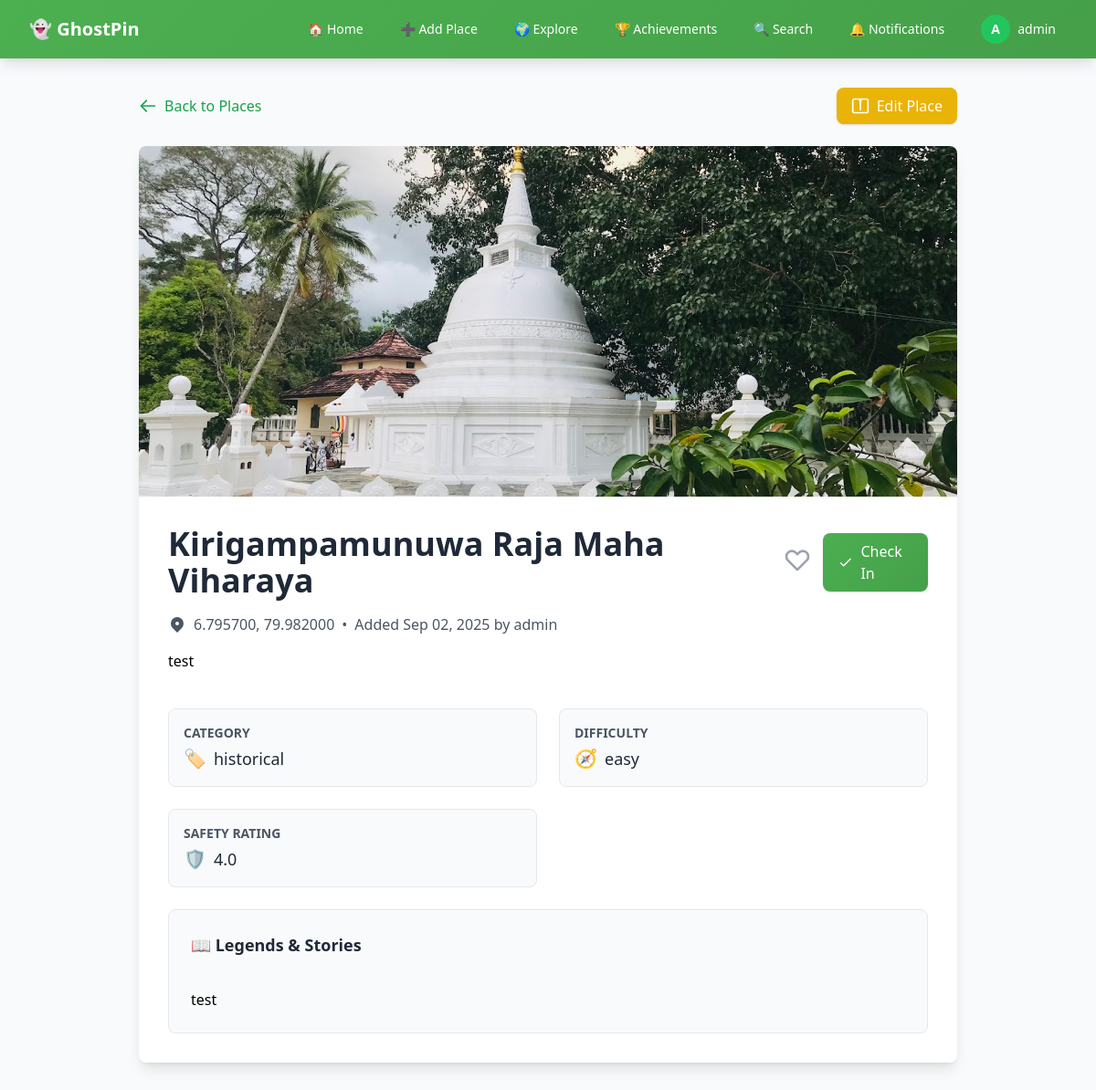
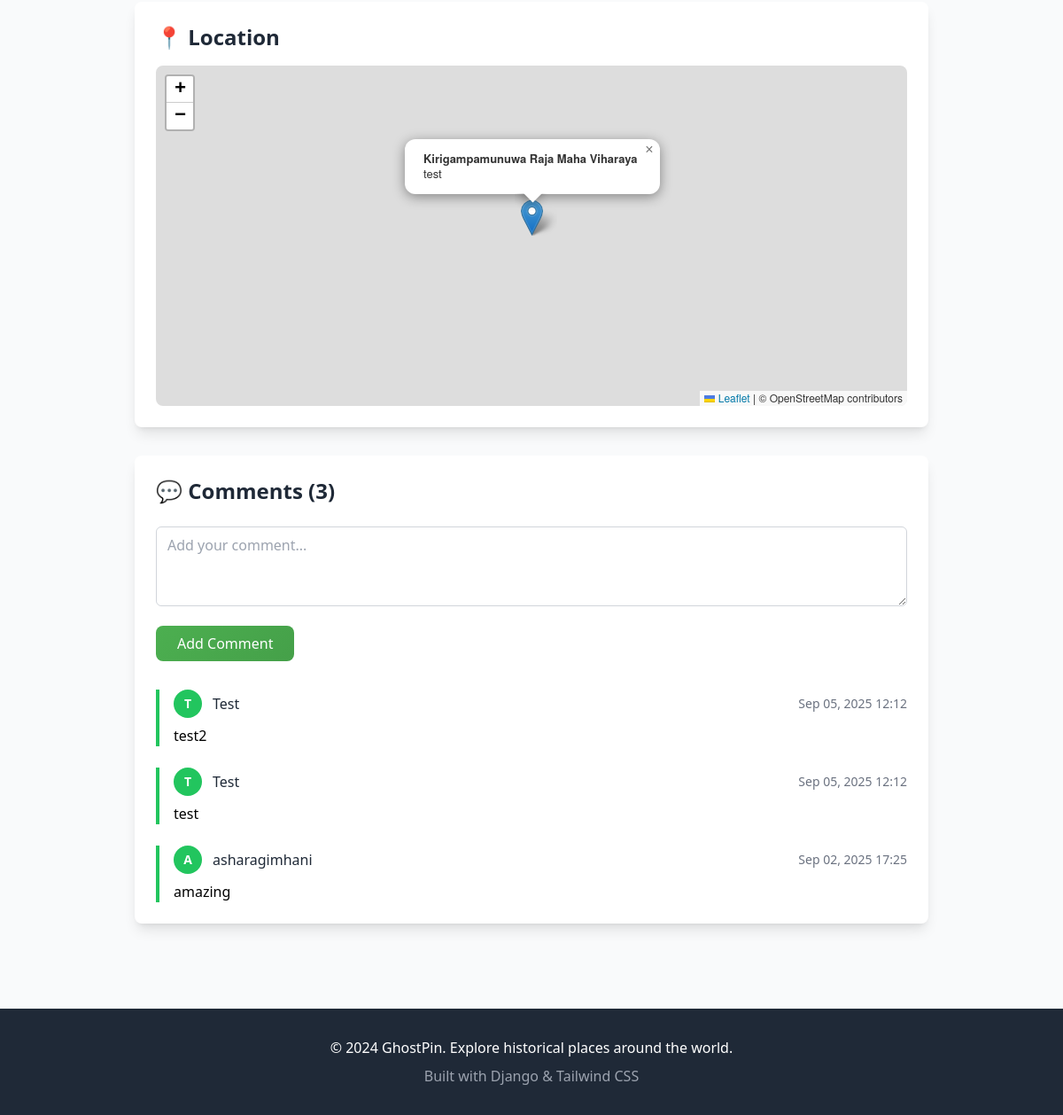
/place/1/ (signed in), run on the app's committed database (2 pictures, top to bottom).
### places/models.py (models this page shows, shortened)
class Place(models.Model):
    STATUS_CHOICES = [
        ('pending', 'Pending'),
        ('approved', 'Approved'),
        ('rejected', 'Rejected'),
    ]
    CATEGORY_CHOICES = [
        ('historical', 'Historical'),
        ('natural', 'Natural'),
        ('urban', 'Urban'),
        ('mysterious', 'Mysterious'),
        ('other', 'Other'),
    ]
    DIFFICULTY_CHOICES = [
        ('easy', 'Easy'),
        ('moderate', 'Moderate'),
        ('challenging', 'Challenging'),
    ]
    SAFETY_CHOICES = [
        (1, '⭐ Very Unsafe'),
        (2, '⭐⭐ Unsafe'),
        (3, '⭐⭐⭐ Neutral'),
        (4, '⭐⭐⭐⭐ Safe'),
        (5, '⭐⭐⭐⭐⭐ Very Safe'),
    ]
    name = models.CharField(max_length=200)
    description = models.TextField()
    legends_stories = models.TextField(blank=True)
    latitude = models.FloatField()
    longitude = models.FloatField()
    image = models.ImageField(upload_to='places/', null=True, blank=True)
    category = models.CharField(max_length=50, choices=CATEGORY_CHOICES, default='other')
    category_icon = models.CharField(max_length=50, default='📍')
    difficulty = models.CharField(max_length=20, choices=DIFFICULTY_CHOICES, default='easy')
    accessibility_info = models.TextField(blank=True)
    best_time_to_visit = models.CharField(max_length=100, blank=True)
    safety_rating = models.IntegerField(choices=SAFETY_CHOICES, default=3)
    created_by = models.ForeignKey(User, on_delete=models.CASCADE)
    status = models.CharField(max_length=20, choices=STATUS_CHOICES, default='pending')
    approval_votes = models.IntegerField(default=0)
    rejection_votes = models.IntegerField(default=0)
    visit_count = models.IntegerField(default=0)
    created_at = models.DateTimeField(auto_now_add=True)
    updated_at = models.DateTimeField(auto_now=True)
    class Meta:
        ordering = ['-created_at']

class Comment(models.Model):
    user = models.ForeignKey(User, on_delete=models.CASCADE)
    place = models.ForeignKey(Place, on_delete=models.CASCADE, related_name='comments')
    parent = models.ForeignKey('self', on_delete=models.CASCADE, null=True, blank=True, related_name='replies')
    text = models.TextField()
    votes = models.IntegerField(default=0)
    rating = models.IntegerField(
        validators=[MinValueValidator(1), MaxValueValidator(5)],
        null=True, blank=True
    )
    created_at = models.DateTimeField(auto_now_add=True)
    class Meta:
        ordering = ['-created_at']

### places/views.py (the view, shortened to what this page needs)
# urls.py: path('place/<int:pk>/', views.place_detail, name='place_detail'),
def place_detail(request, pk):
    place = get_object_or_404(Place, pk=pk)
    if place.status != 'approved' and place.created_by != request.user:
        if not request.user.is_staff:
            messages.error(request, 'This place is not available.')
            return redirect('home')
    place.visit_count += 1
    place.save(update_fields=['visit_count'])
    comments = place.comments.filter(parent=None).prefetch_related('replies')
    place_images = place.images.all()
    audio_guides = place.audio_guides.filter(is_approved=True)
    is_favorited = False
    user_checkin = None
    if request.user.is_authenticated:
        is_favorited = Favorite.objects.filter(user=request.user, place=place).exists()
        user_checkin = CheckIn.objects.filter(user=request.user, place=place).first()
    comment_form = CommentForm()
    context = {
        'place': place,
        'comments': comments,
        'comment_form': comment_form,
        'place_images': place_images,
        'audio_guides': audio_guides,
        'is_favorited': is_favorited,
        'user_checkin': user_checkin,
    }
    return render(request, 'place_detail.html', context)

### templates/place_detail.html (shortened to what this page needs)
{% extends 'base.html' %}
{% block content %}
<div class="max-w-4xl mx-auto">
    <div class="mb-6 flex items-center justify-between">
    <a href="{% url 'home' %}" class="inline-flex items-center text-green-600 hover:text-green-700 font-medium">
        <svg class="w-5 h-5 mr-2" fill="none" stroke="currentColor" viewBox="0 0 24 24">
            <path stroke-linecap="round" stroke-linejoin="round" stroke-width="2"
                  d="M10 19l-7-7m0 0l7-7m-7 7h18"></path>
        </svg>
        Back to Places
    </a>
    {% if user == place.created_by or user.is_staff %}
        <a href="{% url 'edit_place' place.pk %}"
           class="inline-flex items-center px-4 py-2 rounded-lg bg-yellow-500 hover:bg-yellow-600 text-white font-medium shadow transition-colors">
            <svg xmlns="http://www.w3.org/2000/svg"
                 class="w-5 h-5 mr-2" fill="none" viewBox="0 0 24 24" stroke="currentColor">
                <path stroke-linecap="round" stroke-linejoin="round" stroke-width="2"
                      d="M11 5h2m-1 0v12m9 4H4a2 2 0 01-2-2V5a2 2 0
                         012-2h16a2 2 0 012 2v14a2 2 0
                         01-2 2z" />
            </svg>
            Edit Place
        </a>
    {% endif %}
</div>
    <div class="bg-white rounded-lg shadow-lg overflow-hidden mb-8">
        {% if place.image %}
            <img src="{{ place.image.url }}" alt="{{ place.name }}" class="w-full h-64 md:h-96 object-cover">
        {% else %}
            <div class="w-full h-64 md:h-96 bg-gradient-to-br from-green-400 to-green-600 flex items-center justify-center">
                <span class="text-white text-8xl">🏛️</span>
            </div>
        {% endif %}
        <div class="p-6 md:p-8">
            <div class="flex flex-col md:flex-row md:items-center md:justify-between mb-4">
                <h1 class="text-3xl md:text-4xl font-bold text-gray-800 mb-2 md:mb-0">
                    {{ place.name }}
                </h1>
                <div class="flex items-center space-x-3">
                    {% if user.is_authenticated %}
                        <form method="post" action="{% url 'toggle_favorite' place.pk %}">
                            <button type="submit" class="focus:outline-none">
                            </button>
                        </form>
                            <a href="{% url 'check_in' place.pk %}"
                            class="btn-primary flex items-center space-x-2 px-4 py-2 rounded-lg text-white font-medium shadow hover:bg-green-600 transition-colors">
                                <svg xmlns="http://www.w3.org/2000/svg"
                                    class="h-5 w-5" fill="none" viewBox="0 0 24 24" stroke="currentColor">
                                    <path stroke-linecap="round" stroke-linejoin="round" stroke-width="2"
                                        d="M5 13l4 4L19 7" />
                                </svg>
                                <span>Check In</span>
                            </a>
                    {% endif %}
                </div>
            </div>
            <div class="flex items-center text-gray-600 mb-4">
                <svg class="w-5 h-5 mr-2" fill="currentColor" viewBox="0 0 20 20">
                    <path fill-rule="evenodd" d="M5.05 4.05a7 7 0 119.9 9.9L10 18.9l-4.95-4.95a7 7 0 010-9.9zM10 11a2 2 0 100-4 2 2 0 000 4z" clip-rule="evenodd"></path>
                </svg>
                <span>{{ place.latitude|floatformat:6 }}, {{ place.longitude|floatformat:6 }}</span>
                <span class="mx-2">•</span>
                <span>Added {{ place.created_at|date:"M d, Y" }} by {{ place.created_by.username }}</span>
            </div>
            <p class="text-gray-700 text-lg leading-relaxed">
                {{ place.description|linebreaks }}
            </p>
            <div class="mt-10 grid grid-cols-1 md:grid-cols-2 gap-6">
                {% if place.category %}
                <div class="bg-gray-50 rounded-lg p-4 border border-gray-200">
                    <h3 class="text-sm font-semibold text-gray-600 uppercase mb-1">Category</h3>
                    <div class="text-lg font-medium text-gray-800 flex items-center">
                        <span class="text-xl mr-2">🏷️</span>{{ place.category }}
                    </div>
                </div>
                {% endif %}
                {% if place.difficulty %}
                <div class="bg-gray-50 rounded-lg p-4 border border-gray-200">
                    <h3 class="text-sm font-semibold text-gray-600 uppercase mb-1">Difficulty</h3>
                    <div class="text-lg font-medium text-gray-800 flex items-center">
                        <span class="text-xl mr-2">🧭</span>{{ place.difficulty }}
                    </div>
                </div>
                {% endif %}
                {% if place.safety_rating %}
                <div class="bg-gray-50 rounded-lg p-4 border border-gray-200">
                    <h3 class="text-sm font-semibold text-gray-600 uppercase mb-1">Safety Rating</h3>
                    <div class="text-lg font-medium text-gray-800 flex items-center">
                        <span class="text-xl mr-2">🛡️</span>{{ place.safety_rating }}
                    </div>
                </div>
                {% endif %}
                {% if place.legends_stories %}
                <div class="md:col-span-2 bg-gray-50 rounded-lg p-6 border border-gray-200">
                    <h3 class="text-lg font-semibold text-gray-800 flex items-center mb-2">
                        📖 Legends & Stories
                    </h3>
                    <p class="text-gray-700 leading-relaxed text-base whitespace-pre-line">
                        {{ place.legends_stories|linebreaks }}
                    </p>
                </div>
                {% endif %}
            </div>
        </div>
    </div>
    <div class="bg-white rounded-lg shadow-lg p-6 mb-8">
        <h2 class="text-2xl font-bold text-gray-800 mb-4">📍 Location</h2>
        <div id="map" class="w-full h-64 md:h-96 rounded-lg"></div>
    </div>
    <div class="bg-white rounded-lg shadow-lg p-6">
        <h2 class="text-2xl font-bold text-gray-800 mb-6">💬 Comments ({{ comments.count }})</h2>
        {% if user.is_authenticated %}
            <form method="post" class="mb-8">
                <div class="mb-4">
                    {{ comment_form.text }}
                </div>
                <button type="submit" class="btn-primary text-white px-6 py-2 rounded-lg font-medium">
                    Add Comment
                </button>
            </form>
        {% endif %}
        {% if comments %}
            <div class="space-y-6">
                {% for comment in comments %}
                    <div class="border-l-4 border-green-500 pl-4">
                        <div class="flex items-center justify-between mb-2">
                            <div class="flex items-center">
                                <div class="w-8 h-8 bg-green-500 rounded-full flex items-center justify-center text-white font-bold text-sm">
                                    {{ comment.user.username|first|upper }}
                                </div>
                                <span class="ml-3 font-medium text-gray-800">{{ comment.user.username }}</span>
                            </div>
                            <span class="text-sm text-gray-500">{{ comment.created_at|date:"M d, Y H:i" }}</span>
                        </div>
                        <p class="text-gray-700 leading-relaxed">{{ comment.text|linebreaks }}</p>
                    </div>
                {% endfor %}
            </div>
        {% else %}
            <div class="text-center py-8">
                <div class="text-4xl mb-4">💬</div>
                <p class="text-gray-600">No comments yet. Be the first to share your thoughts!</p>
            </div>
        {% endif %}
    </div>
</div>
{% endblock %}

### templates/base.html (shortened to what this page needs)
<!DOCTYPE html>
<html lang="en">
<head>
    <script src="https://cdn.tailwindcss.com"></script>
    <link rel="stylesheet" href="https://unpkg.com/leaflet@1.9.4/dist/leaflet.css" />
</head>
<body class="bg-gray-50 min-h-screen">
    <nav class="gradient-bg shadow-lg sticky top-0 z-50">
        <div class="max-w-7xl mx-auto px-4 sm:px-6 lg:px-8">
            <div class="flex justify-between items-center h-16">
                <div class="flex items-center">
                    <a href="{% url 'home' %}" class="text-white text-xl font-bold">
                        👻 GhostPin
                    </a>
                </div>
                <div class="hidden md:block">
                    <div class="ml-10 flex items-baseline space-x-4">
                        <a href="{% url 'home' %}" class="text-white hover:bg-green-600 px-3 py-2 rounded-md text-sm font-medium transition-colors">
                            🏠 Home
                        </a>
                        {% if user.is_authenticated %}
                            <a href="{% url 'add_place' %}" class="text-white hover:bg-green-600 px-3 py-2 rounded-md text-sm font-medium transition-colors">
                                ➕ Add Place
                            </a>
                            {% if user.is_staff %}
                                <div class="relative group">
                                    <button class="text-white hover:bg-green-600 px-3 py-2 rounded-md text-sm font-medium focus:outline-none">
                                        🌍 Explore
                                    </button>
                                </div>
                                <div class="relative group">
                                    <button class="text-white hover:bg-green-600 px-3 py-2 rounded-md text-sm font-medium focus:outline-none">
                                        🏆 Achievements
                                    </button>
                                </div>
                                <div class="relative group">
                                    <button class="text-white hover:bg-green-600 px-3 py-2 rounded-md text-sm font-medium focus:outline-none">
                                        🔍 Search
                                    </button>
                                </div>
                                <a href="{% url 'notifications' %}" class="text-white hover:bg-green-600 px-3 py-2 rounded-md text-sm font-medium transition-colors">
                                     🔔 Notifications
                                </a>
                                <div class="relative group">
                                    <button class="flex items-center space-x-2 text-white hover:bg-green-600 px-3 py-2 rounded-md text-sm font-medium focus:outline-none">
                                        {% if user.profile.avatar %}
                                            <img src="{{ user.profile.avatar.url }}" alt="{{ user.username }}" class="w-8 h-8 rounded-full object-cover border-2 border-white" title="{{ user.username }}">
                                        {% else %}
                                            <div class="w-8 h-8 rounded-full bg-green-500 flex items-center justify-center text-white font-bold">
                                                {{ user.username|first|upper }}
                                            </div>
                                        {% endif %}
                                        <span class="hidden sm:inline">{{ user.username }}</span>
                                    </button>
                                </div>
                                {% endif %}
                        {% else %}
                            <a href="{% url 'login' %}" class="text-white hover:bg-green-600 px-3 py-2 rounded-md text-sm font-medium transition-colors">
                                🔑 Login
                            </a>
                        {% endif %}
                    </div>
                </div>
            </div>
        </div>
    </nav>
    <main class="max-w-7xl mx-auto px-4 sm:px-6 lg:px-8 py-8">
        {% block content %}
        {% endblock %}
    </main>
    <footer class="bg-gray-800 text-white mt-16">
        <div class="max-w-7xl mx-auto px-4 sm:px-6 lg:px-8 py-8">
            <div class="text-center">
                <p>&copy; 2024 GhostPin. Explore historical places around the world.</p>
                <p class="mt-2 text-gray-400">Built with Django & Tailwind CSS</p>
            </div>
        </div>
    </footer>
</body>
</html>

### data on the page
Place: image (picture), name "Kirigampamunuwa Raja Maha Viharaya", latitude "6.795700", longitude "79.982000", created_at "Sep 02, 2025", created_by.username "admin", description "test", category "historical", difficulty "easy", safety_rating "4.0", legends_stories "test"
Comment: user.username|first "T", user.username "Test", created_at "Sep 05, 2025 12:12", text "test2"
Comment: user.username|first "T", user.username "Test", created_at "Sep 05, 2025 12:12", text "test"
Comment: user.username|first "A", user.username "asharagimhani", created_at "Sep 02, 2025 17:25", text "amazing"

### other printed values
{{ user.username|first|upper }} "A"
{{ user.username }} "admin"
{{ comments.count }} "3"
